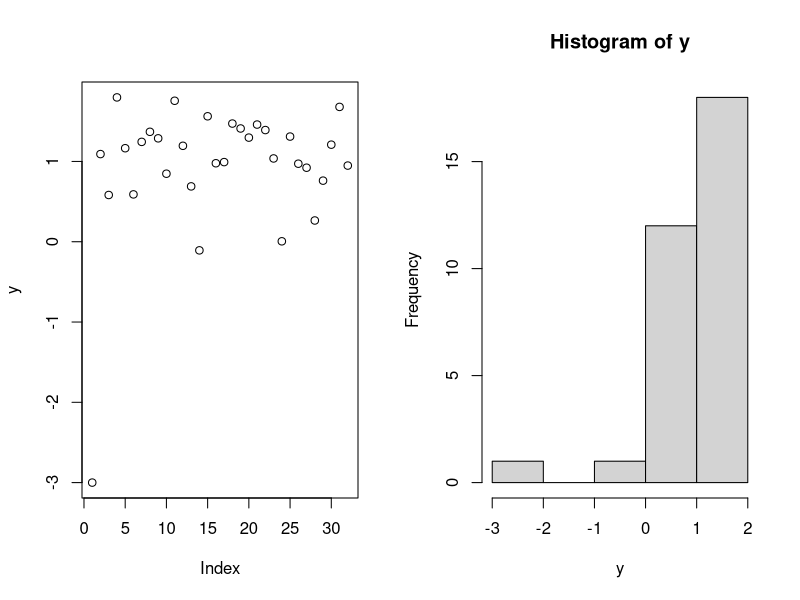
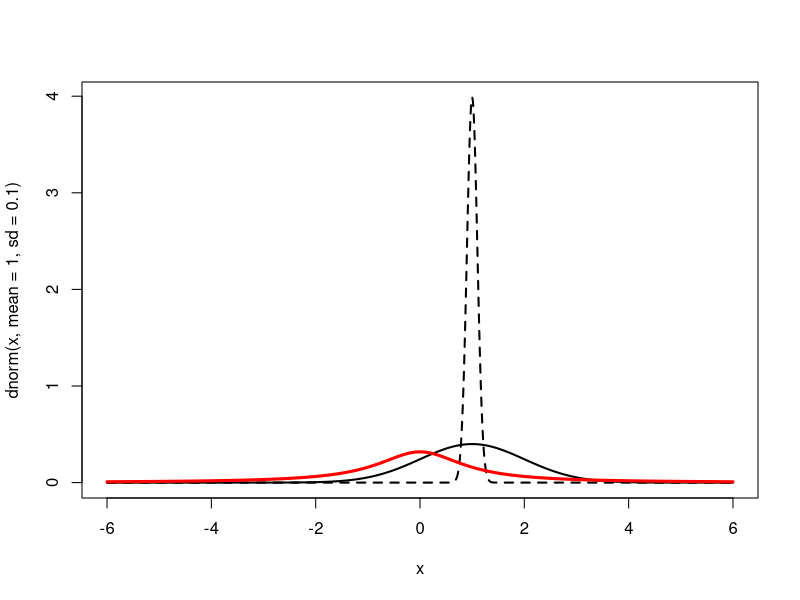

The R source for these figures, in order:
## ---- chunk 1
# Set random seed
set.seed(1)

# Generate some y_{in}
J = 32
y = rnorm(J, mean=1, sd=.5)
y[1] = -3
print(y)

# Plot y_{in}
{
  par(mfrow=c(1,2))
  plot(y)
  hist(y)
  par(mfrow=c(1,1))
}

# Likelihood
d1 <- dnorm(y, mean=1, sd=1)

# Noisy likelihood
d2 <- dnorm(y, mean=0, sd=3)

# Cauchy likelihood
d3 <- dt(y, df=1)

# d4 <- dnorm(y, mean=1, sd=3)

print(prod(d1))
print(prod(d2))
print(prod(d3))
# print(prod(d4))
## ---- chunk 2
x <- seq(-6, 6, len=1000)
plot(x, dnorm(x, mean=1, sd=.1), lwd=2, lty=2, type='l')
lines(x, dnorm(x, mean=1, sd=1), lwd=2)
lines(x, dt(x, df=1), lwd=3, col='red')
